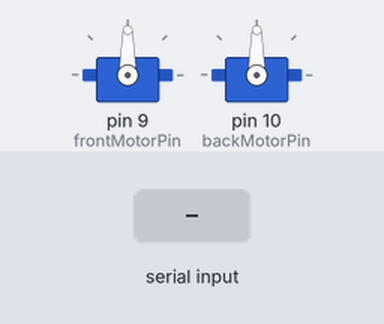
This sketch was run on a simulated Arduino Uno, built with avr-gcc and run on an emulated ATmega328P. Parts: 2 × servo. Inputs (shaded band) come from the test bench.

Above: at 1.2 s.
1.3 s: "F" received over the second serial link
At 2.2 s:
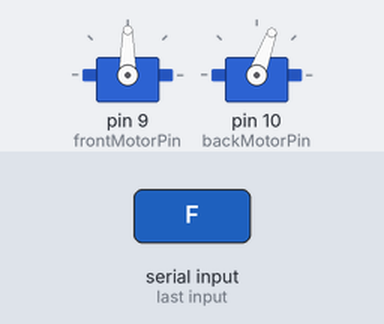
2.8 s: "B" received over the second serial link
At 3.3 s:
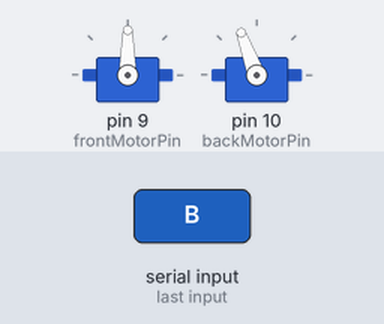
4.3 s: "L" received over the second serial link
At 5.5 s:
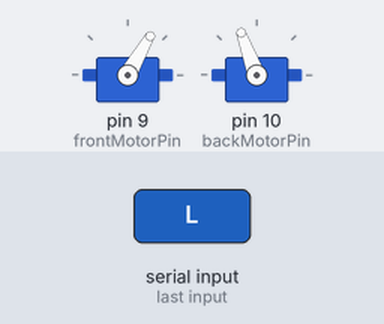
5.8 s: "R" received over the second serial link
At 6.8 s:
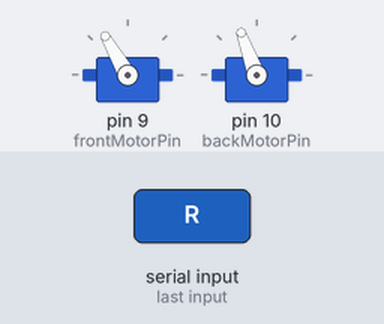
7.3 s: "X" received over the second serial link
At 8.0 s:
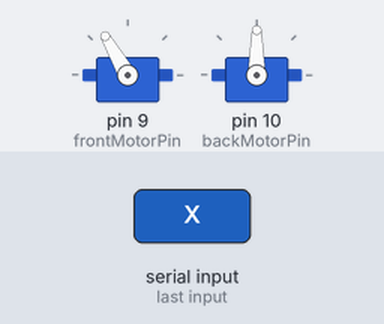
8.8 s: "S" received over the second serial link
At 9.1 s:
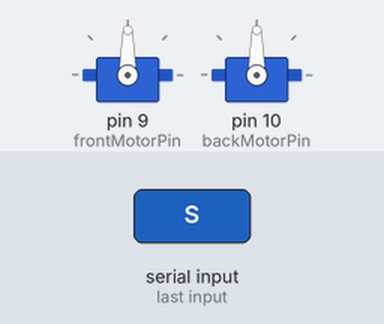
Timing chart, 0 to 11.3 s (numbered marks = the images above; inputs shaded):
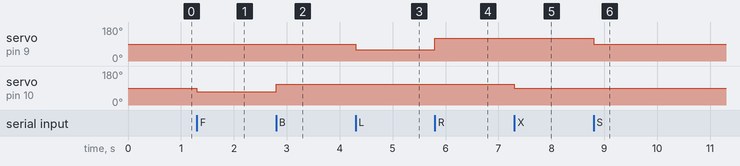

The sketch:

ard_servo_sketch.ino
```cpp
#include <Servo.h>
#include <SoftwareSerial.h>

#define frontMotorPin 9
#define backMotorPin 10

#define goF 70
#define goB 110

#define turnL 60
#define turnR 120
#define turnS 90

#define stopFront 90
#define stopBack 90

SoftwareSerial bluetoothSerial(0, 1); // RX, TX
Servo frontServo;
Servo backMotor;

char command;
char temp;
int check;
bool goingForward;

void setup() {
  frontServo.attach(frontMotorPin);
  backMotor.attach(backMotorPin);

  bluetoothSerial.begin(9600);
  Serial.begin(9600);

  goingForward = false;
}

void stopMotors(int choice){

  if(choice == 1){
    frontServo.write(stopFront);
  }

    backMotor.write(stopBack);

}

void forward(){
  backMotor.write(goF);
}

void backward(){

  backMotor.write(stopBack);

  for(int i=0; i<10000; i++){
    for(int j=0;j<1000; j++){}
  }

  backMotor.write(goB);
}

void straight(){
  frontServo.write(turnS);
}

void left(){
  frontServo.write(turnL);
}

void right(){
  frontServo.write(turnR);
}


void loop(){
  while(1){

      if (bluetoothSerial.available() > 0) {
      command = bluetoothSerial.read();

      //every other value is 0, so if so, return
      if(command == 0) {
        break;
      }

      switch (command) {
        case 'F':
          forward();
          break;
        case 'B':
          backward();
          break;
        case 'L':
          left();
          break;
        case 'R':
          right();
          break;
        case 'S':
          straight();
          break;
        case 'C':
          stopMotors(1); // choice 1 - stop front too
          break;
        case 'X':
          stopMotors(2); // choice 2 - stop back only
          break;
        default:
        Serial.write("error\n");
          break;
      }
    }
  }
}
```

Measured:
- after the input at 1.3 s, servo on pin 10 (backMotorPin): 90° → 70° at once
- after the input at 2.8 s, servo on pin 10 (backMotorPin): 70° → 110° at once
- after the input at 4.3 s, servo on pin 9 (frontMotorPin): 90° → 60° at once
- after the input at 5.8 s, servo on pin 9 (frontMotorPin): 60° → 120° at once
- after the input at 7.3 s, servo on pin 10 (backMotorPin): 110° → 90° at once
- after the input at 8.8 s, servo on pin 9 (frontMotorPin): 120° → 90° at once
